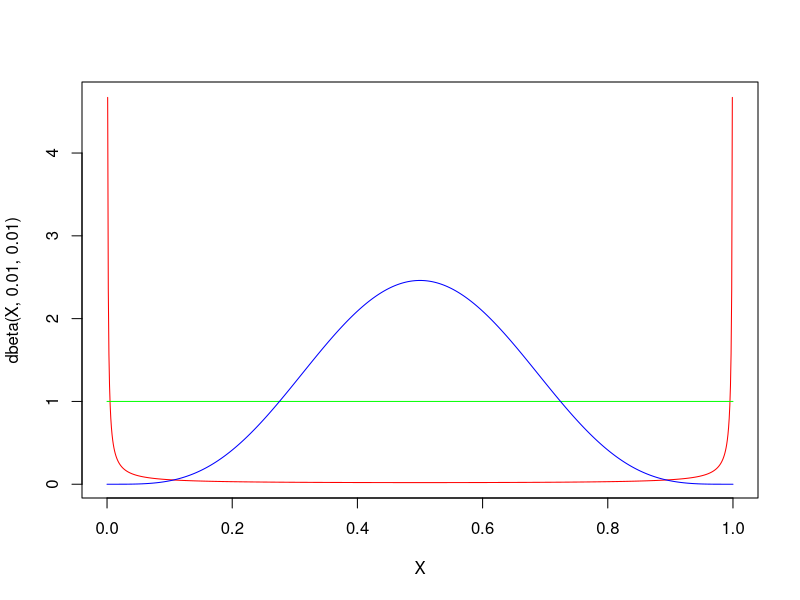
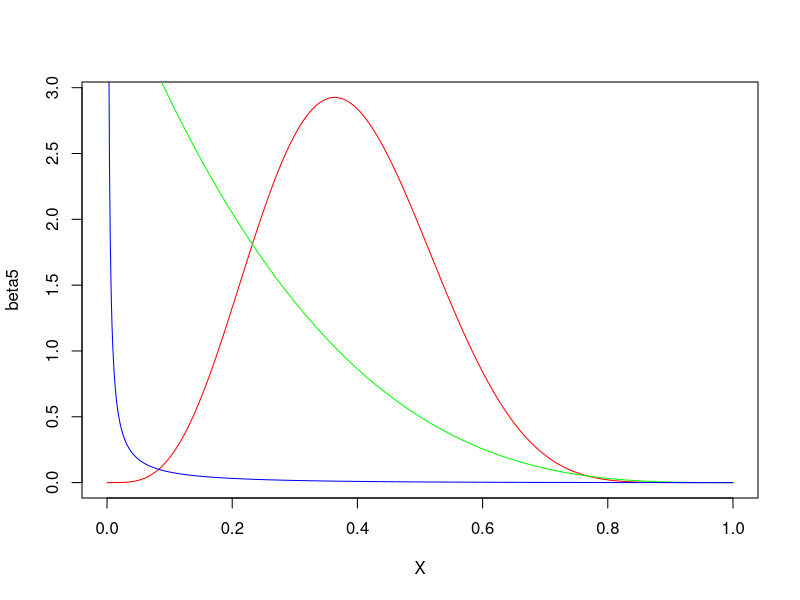
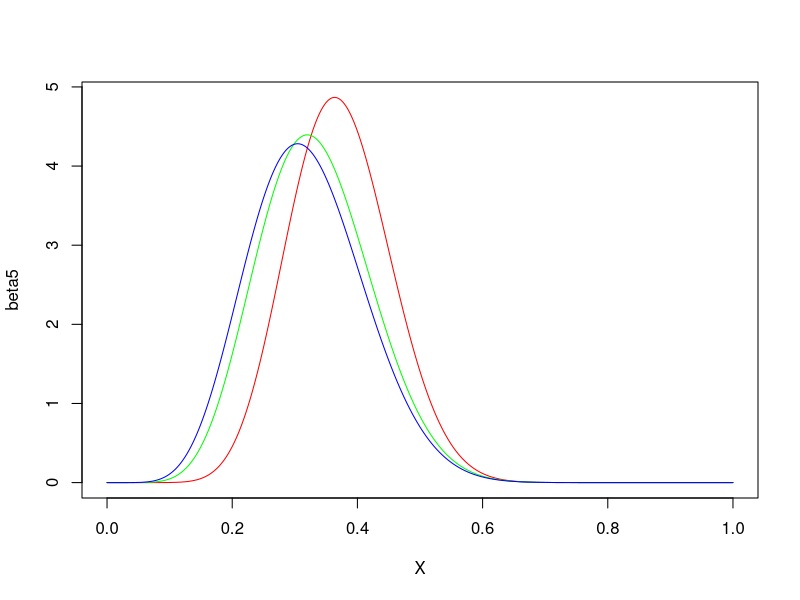
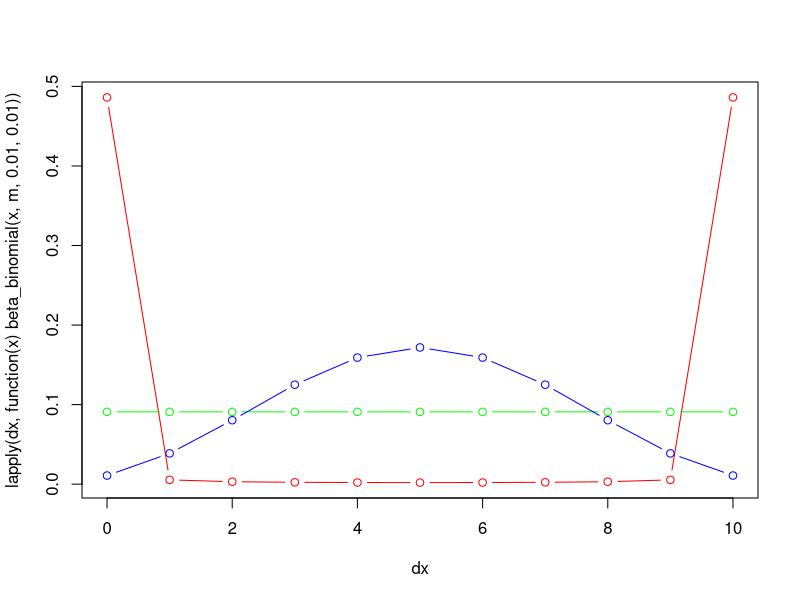
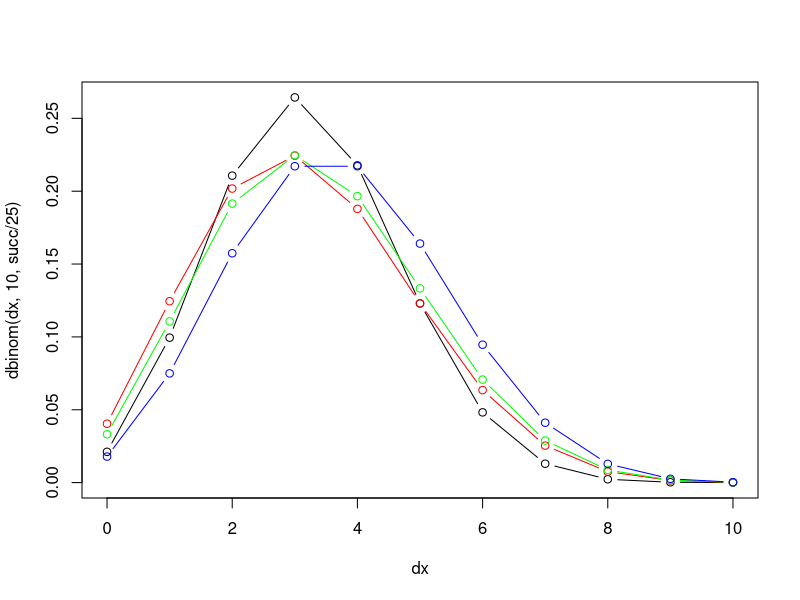

Source code (R) for these figures, in order: (Note: this script raises an error after producing the figures.)
## ---- chunk 1
  X = seq(0, 1, by = 0.001)  
  
  plot(X, dbeta(X, 0.01, 0.01), type='l', col='red')  
  lines(X, dbeta(X, 1, 1), col='green')
  lines(X, dbeta(X, 5, 5), col='blue')
## ---- chunk 2
  
  succ = 0
  fail = 3
  
  beta5 = dbeta(X, 5 + succ, 5 + fail)
  beta1 = dbeta(X, 1 + succ, 1 + fail)
  beta0 = dbeta(X, 0.01 + succ, 0.01 + fail)
  plot(X, beta5, type='l', col='red')  
  lines(X, beta1, col='green')
  lines(X, beta0, col='blue')

  sum((beta5 / sum(beta5))[X < 0.5])
  sum((beta1 / sum(beta1))[X < 0.5])
  sum((beta0 / sum(beta0))[X < 0.5])
  
  
## ---- chunk 3

  succ = 8
  fail = 17
  
  beta5 = dbeta(X, 5 + succ, 5 + fail)
  beta1 = dbeta(X, 1 + succ, 1 + fail)
  beta0 = dbeta(X, 0.01 + succ, 0.01 + fail)
  plot(X, beta5, type='l', col='red')  
  lines(X, beta1, col='green')
  lines(X, beta0, col='blue')

  sum((beta5 / sum(beta5))[X < 0.5])
  sum((beta1 / sum(beta1))[X < 0.5])
  sum((beta0 / sum(beta0))[X < 0.5])

## ---- chunk 4
  require('VGAM')
## ---- chunk 5
  m = 10

  beta_binomial = function(y, n, alpha, beta) {
    choose(n, y) * (beta(alpha + y, beta + n - y) / beta(alpha, beta))
  }
  
  dx = seq(0, 10)
  plot(dx, lapply(dx, function(x) beta_binomial(x, m, 0.01, 0.01)), type='b', col='red')
  lines(dx, lapply(dx, function(x) beta_binomial(x, m, 1, 1)), type='b', col='green')
  lines(dx, lapply(dx, function(x) beta_binomial(x, m, 5, 5)), type='b', col='blue')
  
## ---- chunk 6
  
  dx = seq(0, 10)
  plot(dx, dbinom(dx, 10, succ/25), col='black', type='b')
  lines(dx, lapply(dx, function(x) beta_binomial(x, m, 0.01 + succ, 0.01 + fail)), type='b', col='red')
  lines(dx, lapply(dx, function(x) beta_binomial(x, m, 1 + succ, 1 + fail)), type='b', col='green')
  lines(dx, lapply(dx, function(x) beta_binomial(x, m, 5 + succ, 5 + fail)), type='b', col='blue')

## ---- chunk 7
  P = c(0.025, 0.975)
  succ = 0
  fail = 3
  
  qbeta5 = qbeta(P, 5 + succ, 5 + fail)
  qbeta1 = qbeta(P, 1 + succ, 1 + fail)
  aqbeta0 = qbeta(P, 0.01 + succ, 0.01 + fail)
  
  
  qbeta5
  qbeta1
  qbeta0
  
## ---- chunk 8
  P = c(0.025, 0.975)

  succ = 8
  fail = 17
  
  qbeta5 = qbeta(P, 5 + succ, 5 + fail)
  qbeta1 = qbeta(P, 1 + succ, 1 + fail)
  qbeta0 = qbeta(P, 0.01 + succ, 0.01 + fail)
  
  qbeta5
  qbeta1
  qbeta0
